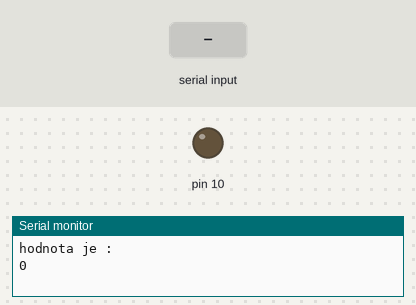
Recording of a sketch running on a simulated Arduino Uno, built with avr-gcc and run on an emulated ATmega328P. On the bench: output pins drawn as LEDs (lit = HIGH), the last lines printed to the serial monitor. Inputs (shaded band) come from the test bench.

Above: at 1.2 s.
1.3 s: "90,45\n" received over Serial
At 2.9 s:
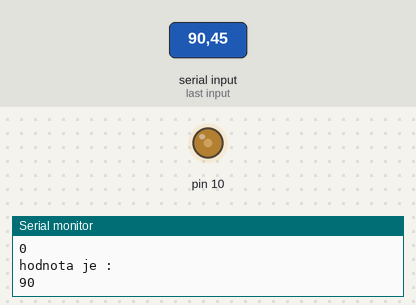
3.8 s: "30,150\n" received over Serial
At 6.0 s:
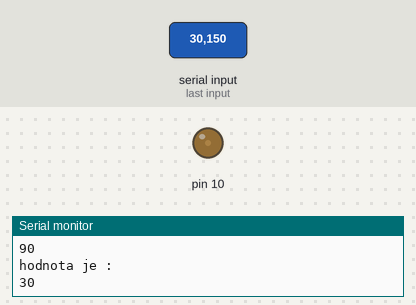
6.3 s: "200\n" received over Serial
At 7.9 s:
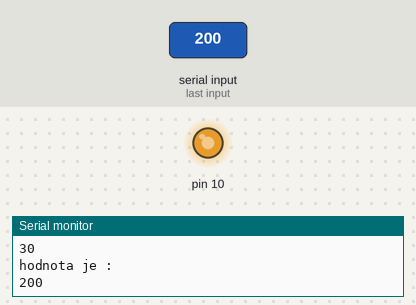
8.8 s: "90\n" received over Serial
At 11.0 s:
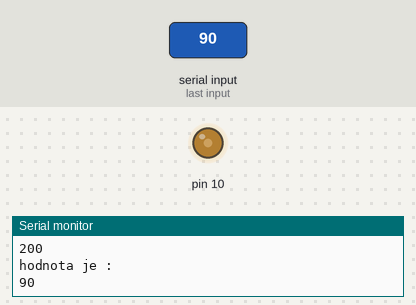
Timing chart, 0 to 12.3 s (numbered marks = the images above; inputs shaded):
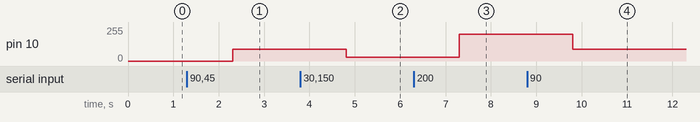

The sketch:

23_serial_pwm.ino
```cpp
String receivedChar;
 int hodnota;

void setup() {
 Serial.begin(9600);
 pinMode(10, OUTPUT);
   Serial.println("hodnota je :");  Serial.println( hodnota);
}

void loop() {
 recvOneChar();

}

void recvOneChar() {

 if (Serial.available() > 0)
 {
   receivedChar =Serial.readString();
   hodnota=receivedChar.toInt();
   analogWrite(10,hodnota);
     Serial.println("hodnota je :");  Serial.println( hodnota);

 }

}
```

Measured:
- after the input at 1.3 s, pin 10: 0/255 → 90/255 after 1.0 s
- after the input at 3.8 s, pin 10: 90/255 → 30/255 after 1.0 s
- after the input at 6.3 s, pin 10: 30/255 → 200/255 after 1.0 s
- after the input at 8.8 s, pin 10: 200/255 → 90/255 after 1.0 s
